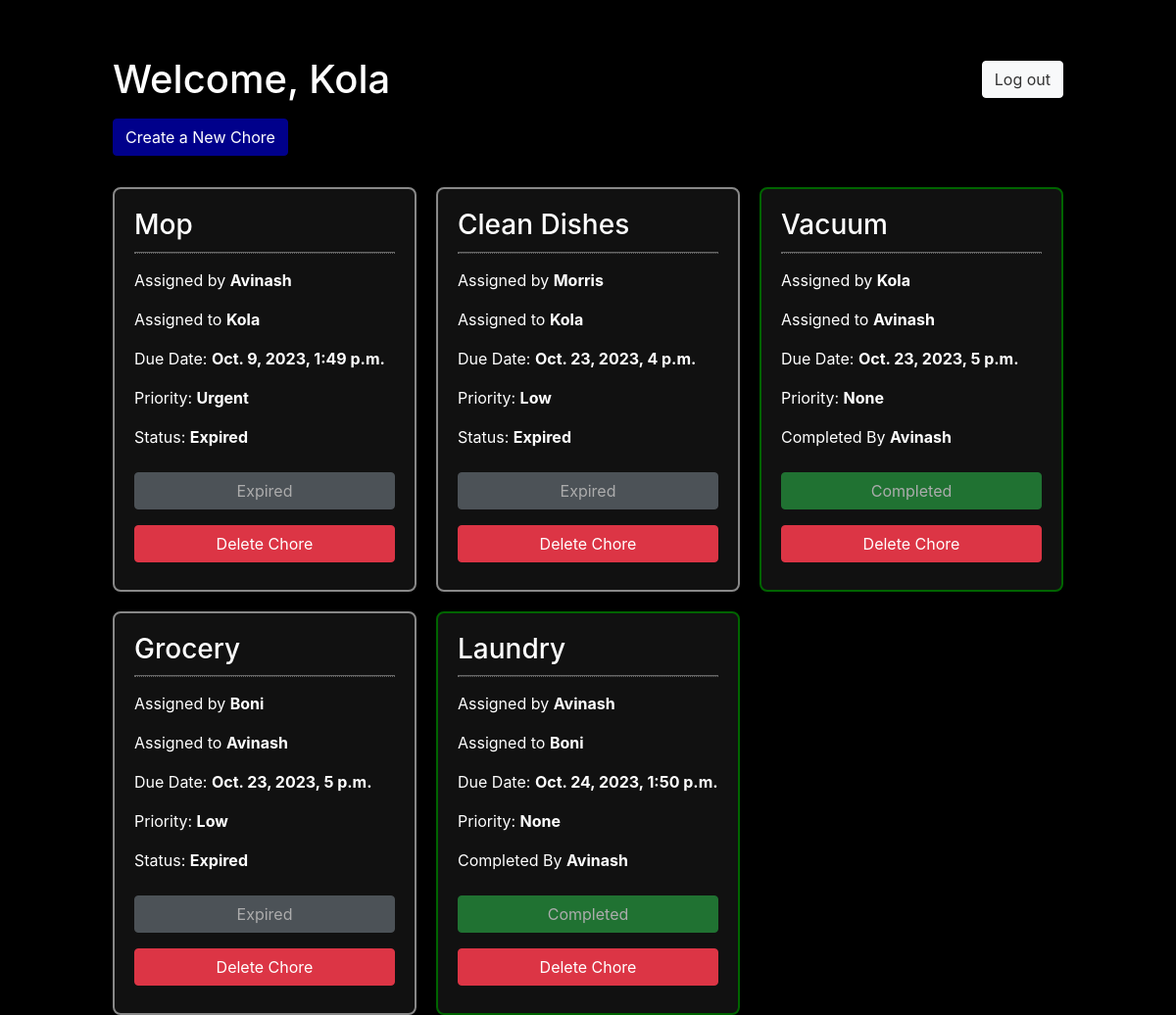
The app's page / (signed in) with its own data.
### chores/models.py (models this page shows, shortened)
class Chore(models.Model):
    chore = models.CharField(max_length=30)
    assigned_date = models.DateTimeField('date added')
    due_date = models.DateTimeField('due date')
    chore_assigner = models.CharField(max_length=30)
    assign_chore_to = models.ForeignKey(User, on_delete=models.CASCADE, default=1)
    chore_done_by = models.CharField(max_length=30, blank=True)
    chore_done_date = models.DateTimeField('done date', blank=True, null=True)
    chore_priority = models.CharField(max_length=30, blank=True)  # Added blank=True
    def is_expired(self):
        return not self.chore_done_by and self.due_date < timezone.now()

### chores/views.py (the view)
# urls.py: path('', views.IndexView.as_view(), name='index'),
class IndexView(generic.ListView):
    template_name = 'chores/index.html'
    def get_queryset(self):
        return Chore.objects.order_by('due_date')

### chores/templates/chores/index.html (shortened to what this page needs)
﻿{% extends 'base.html' %}
{% block content %}
{% if user.is_authenticated %}
<div class="d-flex justify-content-between align-items-center">
    <h1 class="mt-2">Welcome, {{ user.username|title }}</h1>
    <a href="{% url 'user_management:logout' %}" class="btn btn-light" style="color: #333;">Log out</a>
</div>
<p>
    <a href="{% url 'chores:create_chore' %}" class="btn btn-primary my-2" style="background-color: darkblue; border-color: #00008B;">Create a New Chore</a>
</p>
<div class="grid-container">
    {% if chore_list %}
    {% for chore in chore_list %}
    <div class="grid-item
        {% if chore.chore_done_by %}
            completed
        {% elif chore.is_expired %}
            expired
        {% else %}
            uncompleted
        {% endif %}
         ">
        <h3>{{ chore.chore|title }}</h3>
        <p>Assigned by <strong>{{ chore.chore_assigner|title }}</strong></p>
        <p>Assigned to <strong>{{ chore.assign_chore_to|title }}</strong></p>
        <p>Due Date:  <strong>{{ chore.due_date }}</strong></p>
        <p>
            Priority:
            {% if chore.chore_done_by %}
            <strong>None</strong>
            {% else %}
            <strong>{{ chore.chore_priority }}</strong>
            {% endif %}
        </p>
        {% if chore.chore_done_by %}
        <p>Completed By <strong>{{ chore.chore_done_by|title }}</strong></p>
        <button class="btn btn-success my-2" disabled>Completed</button>
        {% elif chore.is_expired %}
        <p>Status: <strong>Expired</strong></p>
        <button class="btn btn-secondary my-2" disabled>Expired</button>
        {% else %}
        <p>Status: <strong>Not Completed</strong></p>
        <a href="{% url 'chores:complete_chore' chore.id %}" class="btn btn-primary my-2">Mark as Completed</a>
        {% endif %}
        {% if chore.chore_assigner == user.username or user.is_superuser %}
        <a href="{% url 'chores:delete_chore' chore.id %}" class="btn btn-danger my-2">Delete Chore</a>
        {% else %}
        <button class="btn btn-secondary my-2" disabled>Delete Chore</button>
        {% endif %}
    </div>
    {% endfor %}
    {% endif %}
</div>
{% endif %}
{% endblock %}

### chores/templates/chores/index.html (style rules this page uses)
body { background-color: #000; color: #fff; }
.grid-container { display: grid; grid-template-columns: repeat(auto-fill, minmax(300px, 1fr)); gap: 20px; }
.grid-item { display: grid; grid-template-columns: 1fr; padding: 20px; border: 2px solid #444; border-radius: 8px; background-color: #111; }
.grid-item.completed { border-color: darkgreen; }
.grid-item.expired { border-color: #888; }
.grid-item h3 { border-bottom: 1px dotted #666; margin-bottom: 15px; }
.grid-item h3::after { content: ''; display: block; border-bottom: 1px solid #666; margin-top: 10px; }

### records on screen
Chore: chore "Mop", chore_assigner "Avinash", assign_chore_to "Kola", due_date "Oct. 9, 2023, 1:49 p.m.", chore_priority "Urgent", shows "Status:", chore_done_by "Expired", shows "Delete Chore"
Chore: chore "Clean Dishes", chore_assigner "Morris", assign_chore_to "Kola", due_date "Oct. 23, 2023, 4 p.m.", chore_priority "Low", shows "Status:", chore_done_by "Expired", shows "Delete Chore"
Chore: chore "Vacuum", chore_assigner "Kola", assign_chore_to "Avinash", due_date "Oct. 23, 2023, 5 p.m.", shows "None", chore_done_by "Avinash", shows "Delete Chore"
Chore: chore "Grocery", chore_assigner "Boni", assign_chore_to "Avinash", due_date "Oct. 23, 2023, 5 p.m.", chore_priority "Low", shows "Status:", chore_done_by "Expired", shows "Delete Chore"
Chore: chore "Laundry", chore_assigner "Avinash", assign_chore_to "Boni", due_date "Oct. 24, 2023, 1:50 p.m.", shows "None", chore_done_by "Avinash", shows "Delete Chore"

### other values on screen
{{ user.username|title }} "Kola"
